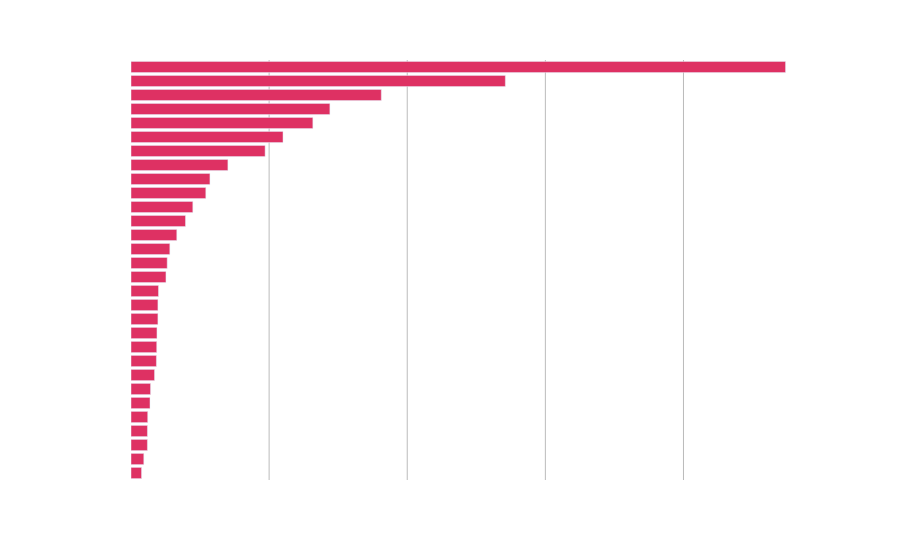

This figure's notebook cell:
### Code cell
fig = px.bar(fi_df, 
    y = 'description', 
    x='fi',
    labels=dict(fi="Feature Importance", description="Descrpition")
)
fig.update_layout(
    xaxis_gridcolor='#bbbbbb',
    xaxis_color='white',
    yaxis_color='white',
    paper_bgcolor='rgba(0,0,0,0)', 
    plot_bgcolor='rgba(0,0,0,0)',
    font=dict(size=8)
)
fig.update_traces(marker_color='#DE3163')
fig.update_yaxes(tickfont=dict(size=8))

### Figure 1 — Plotly figure (JSON) as saved in the notebook; plotly's stock layout.template omitted (floating-point values rounded to 4 significant figures)
{"data": [{"alignmentgroup": "True", "hovertemplate": "Feature Importance=%{x}<br>Descrpition=%{y}<extra></extra>", "legendgroup": "", "marker": {"color": "#DE3163", "pattern": {"shape": ""}}, "name": "", "offsetgroup": "", "orientation": "h", "showlegend": false, "textposition": "auto", "type": "bar", "x": [0.003825, 0.004633, 0.005938, 0.005952, 0.006053, 0.006886, 0.007081, 0.008518, 0.009199, 0.009316, 0.009403, 0.009746, 0.009747, 0.009953, 0.01265, 0.01311, 0.01406, 0.01658, 0.01973, 0.02238, 0.02708, 0.02858, 0.03508, 0.04855, 0.05503, 0.06583, 0.072, 0.09061, 0.1355, 0.237], "xaxis": "x", "y": ["tBodyAcc-entropy()-Y", "tBodyAcc-mean()-Y", "tBodyAcc-mean()-X", "tBodyAcc-min()-Z", "tBodyAcc-min()-Y", "tBodyAcc-max()-X", "tBodyAcc-arCoeff()-X,2", "tGravityAcc-mean()-Y", "tBodyAcc-mad()-X", "tBodyAcc-entropy()-X", "tBodyAcc-mad()-Y", "tBodyAcc-std()-X", "tBodyAcc-arCoeff()-X,3", "tGravityAcc-min()-Z", "tGravityAcc-max()-Z", "tBodyAcc-arCoeff()-X,4", "tGravityAcc-sma()", "tGravityAcc-mad()-Z", "tGravityAcc-mean()-Z", "tGravityAcc-std()-Z", "tGravityAcc-min()-X", "tGravityAcc-mad()-Y", "tGravityAcc-min()-Y", "tGravityAcc-mad()-X", "tBodyAcc-mean()-Z", "tGravityAcc-mean()-X", "tBodyAcc-sma()", "tBodyAcc-std()-Y", "tBodyAcc-mad()-Z", "tBodyAcc-correlation()-Y,Z"], "yaxis": "y"}], "layout": {"barmode": "relative", "font": {"size": 8}, "legend": {"tracegroupgap": 0}, "margin": {"t": 60}, "paper_bgcolor": "rgba(0,0,0,0)", "plot_bgcolor": "rgba(0,0,0,0)", "xaxis": {"anchor": "y", "color": "white", "domain": [0, 1], "gridcolor": "#bbbbbb", "title": {"text": "Feature Importance"}}, "yaxis": {"anchor": "x", "color": "white", "domain": [0, 1], "tickfont": {"size": 8}, "title": {"text": "Descrpition"}}}}
